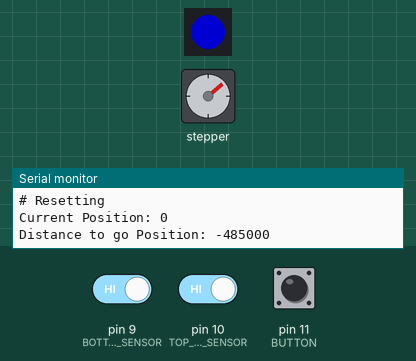
Simulated run of this sketch. Board: Arduino Uno, built with avr-gcc and run on an emulated ATmega328P. Shown: stepper motor, 1 RGB LEDs in strip order, left to right, the last lines printed to the serial monitor. The test bench sets the inputs (shaded band); at power-on: pin 10 (TOP_STOP_SENSOR) HIGH, pin 11 (BUTTON) HIGH, pin 9 (BOTTOM_STOP_SENSOR) HIGH. Dim RGB values are drawn brighter than linear; stepper angles assume 200 steps per turn.

Above: at 1.29 s.
1.3 s: pin 10 (TOP_STOP_SENSOR) driven LOW
At 1.88 s:
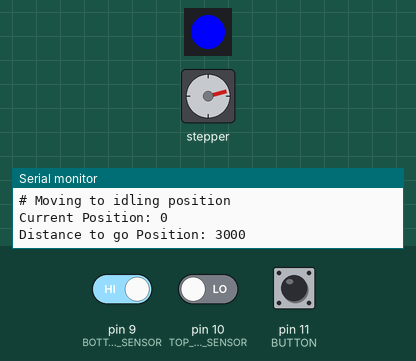
4.3 s: pin 11 (BUTTON) pulled LOW for 0.15 s
At 6.04 s:
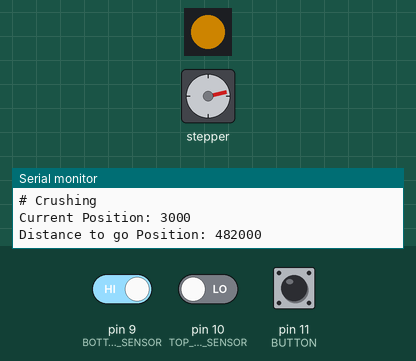
7.3 s: pin 11 (BUTTON) pulled LOW for 0.15 s
10.3 s: pin 11 (BUTTON) pulled LOW for 1 s
At 11.3 s:
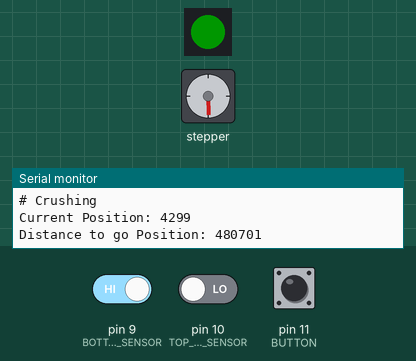
14.3 s: pin 9 (BOTTOM_STOP_SENSOR) driven LOW
At 14.52 s:
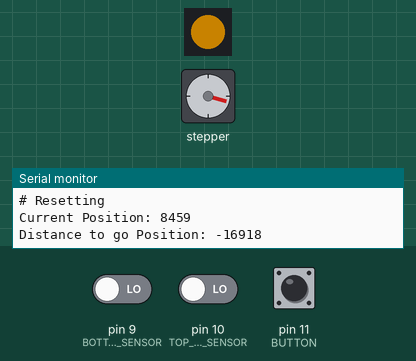
17.3 s: pin 11 (BUTTON) pulled LOW for 0.15 s
Timing chart, 0 to 21.3 s (numbered marks = the images above; inputs shaded):
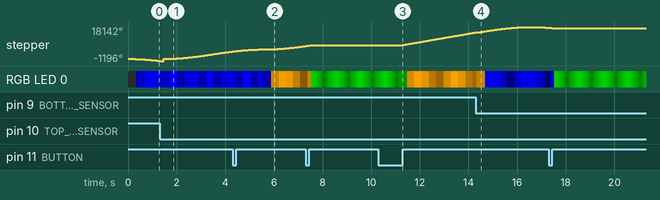

Measured:
- after the input at 10.3 s, stepper: keeps turning clockwise at about 2373°/s, starting after 0.89 s

The sketch:

crusher-arduino.ino
```cpp
#include <OneButton.h>      //https://github.com/mathertel/OneButton
#include <AccelStepper.h>   //https://www.airspayce.com/mikem/arduino/AccelStepper/index.html
#include "FastLED.h"        //https://github.com/FastLED/FastLED
#include "LedEffects.h"


// PIN DEFINITIONS
#define BUTTON 11
#define TOP_STOP_SENSOR 10
#define BOTTOM_STOP_SENSOR 9

#define MOTOR_STEP 8
#define MOTOR_DIRECTION 7

#define LED_PIN 12
#define NUM_LEDS 1


// MOTOR DEFINITIONS

#define MAX_SPEED 1850
#define SPEED 1800          // This is the maximum speed the motor is capable of
#define RESET_OFFSET 3000   //Moving the crusher a bit away from the sensor

#define BRIGHTNESS 255      // Default LED brightness

CRGB leds[NUM_LEDS];
LedEffects ledEffects(leds, NUM_LEDS);

AccelStepper stepper(AccelStepper::DRIVER, MOTOR_STEP, MOTOR_DIRECTION);

bool buttonPressed, buttonLongPressed, topSensorTriggered, bottomSensorTriggered;

enum State {
  RESET,
  MOVE_TO_IDLE,
  IDLE,
  CRUSHING,
  STOP
};

OneButton topSensor = OneButton(
  TOP_STOP_SENSOR,  // Input pin for the button
  true,             // Button is active LOW
  true              // Enable internal pull-up resistor
);

OneButton bottomSensor = OneButton(
  BOTTOM_STOP_SENSOR,  // Input pin for the button
  true,                // Button is active LOW
  true                 // Enable internal pull-up resistor
);

OneButton btn = OneButton(
  BUTTON,  // Input pin for the button
  true,    // Button is active high
  true     // Disable internal pull-up resistor
);

/**
* Read boolean value and reset it after reading. This is needed to combine OneButton and StateMachine
*/
bool sensorTriggered(bool &sensorTriggered) {
  bool wasTriggered = sensorTriggered;
  sensorTriggered = false;
  return wasTriggered;
}

// Wrapper functions for each sensor, we need this "abstraction" to make it work with the state machine implementation
bool checkTopSensorTriggered() {
  return sensorTriggered(topSensorTriggered);
}

bool checkBottomSensorTriggered() {
  return sensorTriggered(bottomSensorTriggered);
}

bool checkButtonPressed() {
  return sensorTriggered(buttonPressed);
}

bool checkButtonLongPressed() {
  return sensorTriggered(buttonLongPressed);
}

State currentState = RESET;
State previousState = RESET;

bool executeOnce = true;

long endPosition = 485000;  //

// Function to change state, ensuring the transition only happens once
void changeState(State newState) {
  if (newState != currentState) {
    previousState = currentState;
    currentState = newState;
    executeOnce = true;  // Reset executeOnce flag when entering a new state
    Serial.print("Entering state: ");
    Serial.println(currentState);  // Debugging output
  }
}

// Main function to handle states and execute logic
void handleState() {
  switch (currentState) {
    case RESET:
      if (executeOnce) {
        // Code to run when entering RESET state
        Serial.println("# Resetting");
        stepper.setSpeed(SPEED);
        stepper.moveTo(-endPosition);
        executeOnce = false;  // Ensure this block runs only once

        Serial.print("Current Position: ");
        Serial.println(stepper.currentPosition());  // Check current position

        Serial.print("Distance to go Position: ");
        Serial.println(stepper.distanceToGo());  // Check current position
      }
      // Handle pulse effect
      ledEffects.pulse(CRGB::Blue, 1500);

      // Move the motor to the idle position
      if (stepper.distanceToGo() != 0) {
        stepper.run();
      }

      // Transition to MOVE_TO_IDLE if the top sensor is triggered
      if (checkTopSensorTriggered()) {
        stepper.stop();
        Serial.print("Reached top sensor, current position before resetting it: ");
        Serial.println(stepper.currentPosition());
        stepper.setCurrentPosition(0);
        changeState(MOVE_TO_IDLE);
      }

      // Transition to STOP if the button is pressed
      if (checkButtonPressed()) {
        changeState(STOP);
      }
      break;

    case MOVE_TO_IDLE:
      if (executeOnce) {
        Serial.println("# Moving to idling position");
        stepper.setSpeed(SPEED);
        stepper.setCurrentPosition(0);
        stepper.moveTo(RESET_OFFSET);

        executeOnce = false;  // Ensure this block runs only once

        Serial.print("Current Position: ");
        Serial.println(stepper.currentPosition());  // Check current position

        Serial.print("Distance to go Position: ");
        Serial.println(stepper.distanceToGo());  // Check current position
      }
      // Run pulse effect
      ledEffects.pulse(CRGB::Blue, 500);

      // Move the motor to the idle position
      if (stepper.distanceToGo() != 0) {
        stepper.run();
      } else {
        // Transition to IDLE when the motor reaches the idle position
        Serial.println("Reached the idle position.");
        changeState(IDLE);
      }
      break;

    case IDLE:
      if (executeOnce) {
        Serial.println("# Idling");
        stepper.stop();       // Stop motor when entering idle
        executeOnce = false;  // Ensure this block runs only once
      }
      ledEffects.rainbow(20);

      // Transition to CRUSHING state if button is pressed
      if (checkButtonPressed()) {
        changeState(CRUSHING);
      }
      break;

    case CRUSHING:
      if (executeOnce) {
        Serial.println("# Crushing");
        stepper.setSpeed(SPEED);
        stepper.moveTo(endPosition);
        executeOnce = false;  // Ensure this block runs only once

        Serial.print("Current Position: ");
        Serial.println(stepper.currentPosition());  // Check current position

        Serial.print("Distance to go Position: ");
        Serial.println(stepper.distanceToGo());  // Check current position
      }
      ledEffects.pulse(CRGB::Orange, 1500);

      // Move the motor to the idle position
      if (stepper.distanceToGo() != 0) {
        stepper.run();
      } else {
        Serial.print("Did not reach bottom sensor but exhausted travel path");
        stepper.stop();
        changeState(RESET);
      }

      // Transition to RESET if bottom sensor is triggered
      if (checkBottomSensorTriggered()) {
        Serial.print("Reached bottom sensor, current position before reset: ");
        Serial.println(stepper.currentPosition());
        endPosition = stepper.currentPosition();  //update the end position now that we know it for sure
        stepper.stop();
        changeState(RESET);
      }

      // Transition to STOP if button is pressed
      if (checkButtonPressed()) {
        stepper.stop();
        changeState(STOP);
      }
      break;

    case STOP:
      if (executeOnce) {
        Serial.println("# Stopped, waiting for button actions");
        stepper.stop();       // Stop motor when entering STOP state
        executeOnce = false;  // Ensure this block runs only once
      }
      ledEffects.pulse(CRGB::Green, 1000);

      // Transition to RESET if button is pressed
      if (checkButtonPressed()) {
        stepper.setSpeed(SPEED);
        stepper.moveTo(-endPosition);
        changeState(RESET);
      }

      // Transition to CRUSHING if long press detected
      if (checkButtonLongPressed()) {
        stepper.setSpeed(SPEED);
        stepper.moveTo(endPosition);
        changeState(CRUSHING);
      }
      break;
  }
}

void setup() {

  Serial.begin(9600);
  Serial.println("# Startup");

  Serial.println("Configuring LED");
  FastLED.addLeds<WS2811, LED_PIN, RGB>(leds, NUM_LEDS);

  Serial.println("Configuring Stepper");
  stepper.setMaxSpeed(MAX_SPEED);  // Max speed (steps/second)
  stepper.setAcceleration(1000);   // Acceleration (steps/second^2)
  stepper.setCurrentPosition(0);

  Serial.println("Configuring Button and Sensors");
  btn.attachClick([]() {
    Serial.println("Clicked!");
    buttonPressed = true;
  });
  btn.attachLongPressStart([]() {
    Serial.println("Long Press Start!");
    buttonLongPressed = true;
  });
  topSensor.attachPress([]() {
    Serial.println("Top sensor triggered!");
    topSensorTriggered = true;
  });
  bottomSensor.attachPress([]() {
    Serial.println("Bottom sensor triggered!");
    bottomSensorTriggered = true;
  });
  changeState(RESET);
}


void loop() {
  btn.tick();
  bottomSensor.tick();
  topSensor.tick();

  handleState();

  // Update the LEDs as needed (reduce FastLED.show() calls for performance)
  static unsigned long lastLedUpdate = 0;
  const unsigned long ledUpdateInterval = 50;  // Update every 50ms
  unsigned long currentMillis = millis();
  if (currentMillis - lastLedUpdate >= ledUpdateInterval) {
    lastLedUpdate = currentMillis;
    FastLED.show();
  }
}
```

LedEffects.h
```cpp
#ifndef LED_EFFECTS_H
#define LED_EFFECTS_H

#include <FastLED.h>

class LedEffects {
  private:
    CRGB* leds;          // Pointer to the LED array
    int numLeds;         // Number of LEDs
    int brightness;      // Current brightness level for effects
    unsigned long effectStartTime;  // When an effect (like rainbow) started
    bool rainbowInitialized;        // To ensure the rainbow starts correctly
    uint8_t hue;         // For rainbow effect: tracks hue value

  public:
    // Constructor to initialize the LED array and number of LEDs
    LedEffects(CRGB* leds, int numLeds) {
      this->leds = leds;
      this->numLeds = numLeds;
      this->brightness = 255;        // Default brightness set to full
      this->effectStartTime = 0;
      this->rainbowInitialized = false;
      this->hue = 0;                 // Start hue at 0 for rainbow effect
    }

    // Pulse effect: smoothly increase/decrease brightness of a given color, with a specified pulse duration
    void pulse(CRGB color, unsigned long pulseDuration) {
    unsigned long currentTime = millis();

    // If this is the first call, initialize the pulse start time
    if (!rainbowInitialized) {
        effectStartTime = currentTime;
        rainbowInitialized = true;
    }

    // Calculate elapsed time since the pulse started
    unsigned long elapsedTime = currentTime - effectStartTime;
    unsigned long halfPulseDuration = pulseDuration >> 1;  // Faster division by 2 using bit shift

    // Reset the pulse if it completed the full duration
    if (elapsedTime >= pulseDuration) {
        effectStartTime = currentTime;  // Restart the pulse
        elapsedTime = 0;
    }

    // Instead of using map(), we'll directly calculate brightness linearly
    int brightness;
    if (elapsedTime <= halfPulseDuration) {
        // Fade-in: brightness increases linearly from 0 to 255
        brightness = (elapsedTime * 255) / halfPulseDuration;
    } else {
        // Fade-out: brightness decreases linearly from 255 to 0
        brightness = ((pulseDuration - elapsedTime) * 255) / halfPulseDuration;
    }

    // Set brightness for each LED
    for (int i = 0; i < numLeds; i++) {
        leds[i] = color;
        leds[i].nscale8(brightness);  // Scale the color based on calculated brightness
    }
}


    // Rainbow effect: cycle through rainbow colors at a given speed
    void rainbow(unsigned long speedDelay) {
      unsigned long currentTime = millis();

      // Initialize rainbow effect start time only once
      if (!rainbowInitialized) {
        effectStartTime = currentTime;
        rainbowInitialized = true;
      }

      // Check if it's time to update the rainbow
      if (currentTime - effectStartTime >= speedDelay) {
        effectStartTime = currentTime;  // Update the start time

        // Cycle through hues for a rainbow effect
        for (int i = 0; i < numLeds; i++) {
          leds[i] = CHSV(hue + (i * 256 / numLeds), 255, brightness);  // Hue shifts across LEDs
        }

        // Increment hue for smooth transition
        hue++;
        if (hue == 255) {
          hue = 0;  // Loop back to the start of the rainbow
        }
      }
    }

    // Solid color effect
    void solidColor(CRGB color) {
      for (int i = 0; i < numLeds; i++) {
        leds[i] = color;
      }
    }
};

#endif
```
